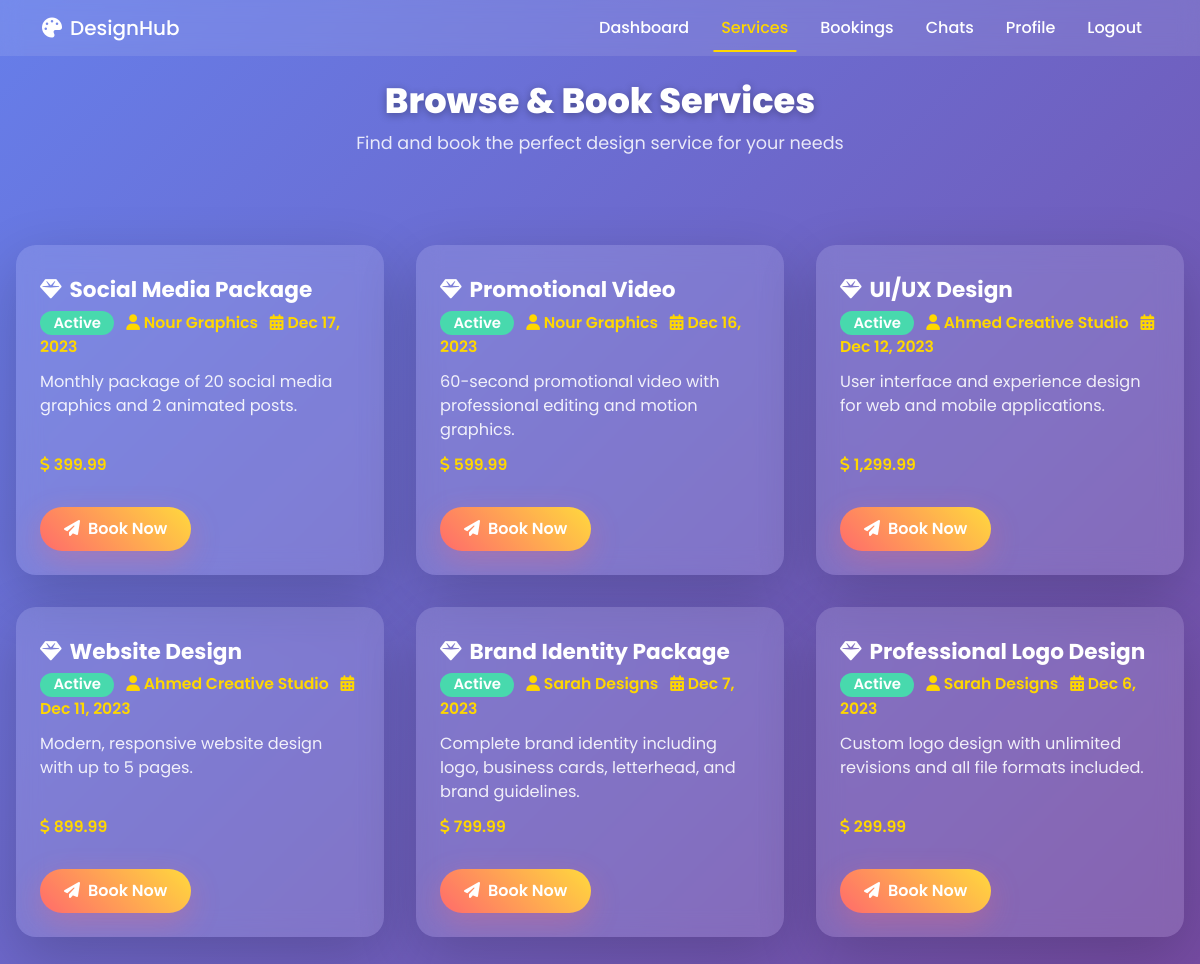
Screenshot of /client/services.php (signed in) with the database file from the repository.
### tables this page shows
CREATE TABLE services (
    id INT AUTO_INCREMENT PRIMARY KEY,
    vendor_id INT NOT NULL,
    title VARCHAR(100) NOT NULL,
    description TEXT,
    price DECIMAL(10,2) NOT NULL,
    image VARCHAR(255),
    category VARCHAR(50),
    created_at TIMESTAMP DEFAULT CURRENT_TIMESTAMP,
    updated_at TIMESTAMP DEFAULT CURRENT_TIMESTAMP ON UPDATE CURRENT_TIMESTAMP,
    status ENUM('active', 'inactive') DEFAULT 'active',
    FOREIGN KEY (vendor_id) REFERENCES vendors(id)
);

CREATE TABLE vendors (
    id INT AUTO_INCREMENT PRIMARY KEY,
    user_id INT NOT NULL,
    display_name VARCHAR(100),
    bio TEXT,
    profile_image VARCHAR(255),
    created_at TIMESTAMP DEFAULT CURRENT_TIMESTAMP,
    updated_at TIMESTAMP DEFAULT CURRENT_TIMESTAMP ON UPDATE CURRENT_TIMESTAMP,
    FOREIGN KEY (user_id) REFERENCES users(id)
);

### client/services.php (the view, shortened to what this page needs)
<?php
require_once '../includes/db.php';
$services = [];
$result = mysqli_query($conn, "SELECT s.*, v.display_name, v.bio FROM services s LEFT JOIN vendors v ON s.vendor_id = v.id WHERE s.status = 'active' ORDER BY s.created_at DESC");
while ($row = mysqli_fetch_assoc($result)) {
    $services[] = $row;
}
?>
<!DOCTYPE html>
<html lang="en">
<head>
  <link href="https://cdnjs.cloudflare.com/ajax/libs/font-awesome/6.4.0/css/all.min.css" rel="stylesheet">
  <link href="https://cdn.jsdelivr.net/npm/bootstrap@5.3.0/dist/css/bootstrap.min.css" rel="stylesheet">
</head>
<body>
  <nav class="navbar navbar-expand-lg fixed-top py-2">
    <div class="container">
      <a class="navbar-brand" href="dashboard.php"><i class="fas fa-palette me-2"></i>DesignHub</a>
      <div class="collapse navbar-collapse" id="nav">
        <ul class="navbar-nav ms-auto">
          <li class="nav-item"><a class="nav-link" href="dashboard.php">Dashboard</a></li>
          <li class="nav-item"><a class="nav-link active" href="services.php">Services</a></li>
          <li class="nav-item"><a class="nav-link" href="bookings.php">Bookings</a></li>
          <li class="nav-item"><a class="nav-link" href="chats.php">Chats</a></li>
          <li class="nav-item"><a class="nav-link" href="profile.php">Profile</a></li>
          <li class="nav-item"><a class="nav-link" href="../logout.php">Logout</a></li>
        </ul>
      </div>
    </div>
  </nav>
  <section class="services-hero">
    <h1>Browse & Book Services</h1>
    <p>Find and book the perfect design service for your needs</p>
  </section>
  <section class="services-grid">
    <?php foreach ($services as $s): ?>
      <div class="service-card">
        <h5><i class="fas fa-gem me-2"></i><?= htmlspecialchars($s['title']) ?></h5>
        <div class="meta">
          <span class="badge badge-status-<?= $s['status'] ?>"><?= ucfirst($s['status']) ?></span>
          <span><i class="fas fa-user me-1"></i><?= htmlspecialchars($s['display_name'] ?? 'N/A') ?></span>
          <span><i class="fas fa-calendar-alt ms-2 me-1"></i><?= date('M j, Y', strtotime($s['created_at'])) ?></span>
        </div>
        <div class="desc"><?= htmlspecialchars($s['description']) ?></div>
        <div class="meta"><i class="fas fa-dollar-sign me-1"></i><?= number_format($s['price'],2) ?></div>
        <div class="actions">
          <button class="btn btn-book" data-bs-toggle="modal" data-bs-target="#modal-<?= $s['id'] ?>">
            <i class="fas fa-paper-plane me-2"></i>Book Now
          </button>
        </div>
      </div>
    <?php endforeach; ?>
  </section>
</body>
</html>

### client/services.php (style rules this page uses)
* { margin:0;padding:0;box-sizing:border-box; }
body { font-family:'Poppins',sans-serif; background: linear-gradient(135deg,#667eea,#764ba2); color:#fff; min-height:100vh; overflow-x:hidden; }
.navbar { background:rgba(255,255,255,0.1)!important; backdrop-filter:blur(10px); transition:background .3s,box-shadow .3s; }
.navbar-brand, .nav-link { color:#fff!important;font-weight:500; }
.nav-link.active, .nav-link:hover { color:#ffd700!important; }
.nav-link { margin:0 .5rem;position:relative; }
.nav-link::after { content:'';position:absolute;bottom:-4px;left:50%; width:0;height:2px;background:#ffd700; transform:translateX(-50%);transition:width .3s; }
.nav-link:hover::after, .nav-link.active::after { width:100%; }
.services-hero { padding:5rem 1rem 2.5rem; text-align:center; animation:fadeInUp 1s both; }
.services-hero h1 { font-size:2.2rem; font-weight:800; text-shadow:0 2px 8px rgba(0,0,0,0.3); }
.services-hero p { font-size:1.1rem;opacity:.85; }
.services-grid { display:grid; grid-template-columns:repeat(auto-fit,minmax(320px,1fr)); gap:2rem; padding:2rem 1rem 3rem; max-width:1200px;margin:0 auto; }
.service-card { background:rgba(255,255,255,0.13); backdrop-filter:blur(12px); border-radius:20px; box-shadow:0 20px 60px rgba(0,0,0,0.19); transition:transform .3s,box-shadow .3s; padding:2rem 1.5rem 1.5rem 1.5rem; display:flex;flex-direction:column;align-items:flex-start; animation:float 7s ease-in-out infinite; min-height:210px; position:relative; overflow:hidden; }
.service-card h5 { font-size:1.35rem; font-weight:700; margin-bottom:.5rem; color:#fff; }
.service-card .meta { font-size:.98rem; color:#ffd700; margin-bottom:.7rem; font-weight:600; }
.service-card .desc { color:rgba(255,255,255,0.89); font-size:1.01rem; margin-bottom:.7rem; flex:1; }
.service-card .badge { font-size:.93rem; margin-right:.5rem; border-radius:12px; padding:.3em .9em; font-weight:600; }
.service-card .badge-status-active { background:#48d9ad;color:#fff; }
.service-card .actions { margin-top:1.2rem; display:flex;gap:.7rem; }
.service-card .btn { border-radius:50px; font-weight:600; background:linear-gradient(45deg,#ff6b6b,#ffd93d); border:none;color:#fff; box-shadow:0 10px 30px rgba(255,107,107,0.3); padding:.6rem 1.5rem; transition:transform .3s,box-shadow .3s; }

### rows the page displays
services: title "Social Media Package", status "Active", vendor.display_name "Nour Graphics", created_at "Dec 17, 2023", description "Monthly package of 20 social media graphics and 2 animated posts.", price "399.99"
services: title "Promotional Video", status "Active", vendor.display_name "Nour Graphics", created_at "Dec 16, 2023", description "60-second promotional video with professional editing and motion graphics.", price "599.99"
services: title "UI/UX Design", status "Active", vendor.display_name "Ahmed Creative Studio", created_at "Dec 12, 2023", description "User interface and experience design for web and mobile applications.", price "1,299.99"
services: title "Website Design", status "Active", vendor.display_name "Ahmed Creative Studio", created_at "Dec 11, 2023", description "Modern, responsive website design with up to 5 pages.", price "899.99"
services: title "Brand Identity Package", status "Active", vendor.display_name "Sarah Designs", created_at "Dec 7, 2023", description "Complete brand identity including logo, business cards, letterhead, and brand guidelines.", price "799.99"
services: title "Professional Logo Design", status "Active", vendor.display_name "Sarah Designs", created_at "Dec 6, 2023", description "Custom logo design with unlimited revisions and all file formats included.", price "299.99"
